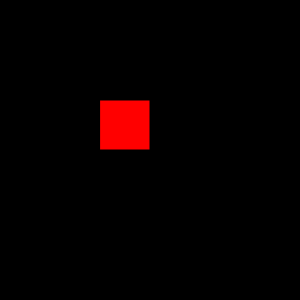
Frame 1 (no input)
Frame 60 (no input): identical to frame 1, image omitted
Frame 120 (the mouse pressed at the canvas centre since frame 60): identical to frame 1, image omitted

The p5.js sketch that drew this single still picture (run headless with seeded random() and noise() and a simulated clock; from frame 60 on, the mouse is pressed at the canvas centre):

// p5.js sketch
// ── sketch.js
function setup() {
createCanvas(300, 300);
createElement('h1', 'My favorite numbers below');
}

function mousePressed() {
    createP("my favorite number is " + random(0, 10));
}
function draw() {
  background(0);
  fill(255, 0, 0);
  rect(100, 100, 50, 50);
}
